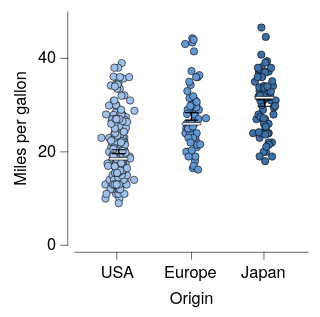

Here is the Vega-Lite specification saved for this chart:
### Vega-Lite specification from a JSON file in a GitHub repository (floating-point values rounded to 4 significant figures; data arrays with more than 128 entries replaced by an {"elided": "..."} marker saying what was removed)
{"background": "white", "config": {"arc": {"fill": "black", "fillOpacity": 1.0, "innerRadius": 25.0, "padAngle": 0.03, "stroke": "black", "strokeOpacity": 1, "strokeWidth": 0.25}, "area": {"fill": "black", "fillOpacity": 1.0, "stroke": "black", "strokeOpacity": 1, "strokeWidth": 0.25}, "axis": {"domain": true, "domainCap": "round", "domainColor": "black", "domainWidth": 0.25, "grid": false, "gridCap": "round", "gridColor": "#F1F1F1", "gridDash": [0, 0], "gridOpacity": 1.0, "gridWidth": 0.25, "labelColor": "black", "labelFont": "HelveticaNeue", "labelFontSize": 7, "labelFontStyle": "normal", "labelFontWeight": 400, "offset": 3, "ticks": true, "tickCap": "round", "tickColor": "black", "tickSize": 3, "tickWidth": 0.25, "titleColor": "black", "titleFont": "HelveticaNeue", "titleFontSize": 7, "titleFontStyle": "normal", "titleFontWeight": 400}, "axisX": {"domain": true, "labelAlign": "center", "labelAngle": 0, "labels": true, "ticks": true, "translate": 0}, "axisY": {"domain": true, "labelAlign": "right", "labelAngle": 0, "labels": true, "ticks": true, "translate": 0}, "axisRight": {"domain": true, "labelAlign": "left", "labelAngle": 0, "labels": true, "ticks": true, "translate": 0}, "axisTop": {"domain": true, "labelAlign": "center", "labelAngle": 0, "labels": true, "ticks": true, "translate": 0}, "bar": {"fill": "black", "fillOpacity": 1.0, "stroke": "black", "strokeOpacity": 1, "strokeWidth": 0.25}, "boxplot": {"size": 8.0, "ticks": {"cornerRadius": 0.25, "fill": "black", "size": 6.0, "thickness": 0.25}, "box": {"fillOpacity": 1.0, "stroke": "black", "strokeOpacity": 1, "strokeWidth": 0.25}, "median": {"fill": "white", "fillOpacity": 1.0, "size": 8.0, "stroke": "black", "strokeOpacity": 1, "strokeWidth": 0.25}, "rule": {"fill": "black", "fillOpacity": 1.0, "size": 10.0, "stroke": "black", "strokeDash": [0, 0], "strokeOpacity": 1, "strokeWidth": 0.25}, "outliers": {"color": "black", "fill": "black", "fillOpacity": 1.0, "size": 0, "stroke": "black", "strokeOpacity": 1, "strokeWidth": 0.25}}, "circle": {"fill": "white", "fillOpacity": 1.0, "size": 2.5, "stroke": "black", "strokeOpacity": 1, "strokeWidth": 0.25}, "errorband": {"band": {"fillOpacity": 0.6, "stroke": null, "strokeWidth": 0.25, "strokeOpacity": 1}, "borders": {"opacity": 0, "strokeOpacity": 0.25, "strokeWidth": 1}}, "errorbar": {"opacity": 1, "rule": {"strokeDash": [0, 0], "strokeWidth": 0.5}, "ticks": {"color": "black", "cornerRadius": 0.25, "opacity": 1, "size": 6.0, "thickness": 0.5}, "thickness": 0.5}, "font": "HelveticaNeue", "geoshape": {"fill": "black", "fillOpacity": 1.0, "stroke": "black", "strokeOpacity": 1, "strokeWidth": 0.25}, "header": {"labelColor": "black", "labelFont": "HelveticaNeue", "labelFontSize": 7, "labelFontStyle": "normal", "labelFontWeight": 400, "titleColor": "black", "titleFont": "HelveticaNeue", "titleFontSize": 7, "titleFontStyle": "normal", "titleFontWeight": 400, "titlePadding": 0}, "legend": {"disable": false, "offset": 3, "gradientLength": 50.0, "gradientThickness": 5.0, "gradientOpacity": 1.0, "gradientStrokeColor": "black", "gradientStrokeWidth": 0.25, "labelColor": "black", "labelFont": "HelveticaNeue", "labelFontSize": 7, "labelFontStyle": "normal", "labelFontWeight": 400, "strokeColor": "black", "strokeWidth": 0, "symbolSize": 42, "symbolStrokeColor": "black", "symbolStrokeWidth": 0.25, "titleColor": "black", "titleFont": "HelveticaNeue", "titleFontSize": 7, "titleFontStyle": "normal", "titleFontWeight": 400}, "line": {"color": "black", "stroke": "black", "strokeCap": "round", "strokeDash": [0, 0], "strokeOpacity": 1, "strokeWidth": 0.375}, "point": {"filled": true, "fill": "black", "fillOpacity": 1.0, "size": 5.0, "stroke": "black", "strokeOpacity": 1, "strokeWidth": 0.25}, "range": {"category": {"scheme": ["#DFE9F7", "#ADC8EC", "#7AA8E0", "#4D87CA", "#386898", "#264A69"]}, "diverging": {"scheme": ["#BC4A5A", "#C96872", "#D4858B", "#DFA1A5", "#E8BDBF", "#F0DADA", "#F6F6F6", "#D7E0EB", "#B9CBE0", "#9BB6D5", "#7DA1C9", "#5F8CBD", "#4177B1"]}, "heatmap": {"scheme": ["#DFE9F7", "#C6D9F1", "#ADC8EC", "#94B8E6", "#7AA8E0", "#6097DA", "#4D87CA", "#4177B1", "#386898", "#2F597F", "#264A69", "#1D3A58"]}, "ordinal": {"scheme": ["#DFE9F7", "#C6D9F1", "#ADC8EC", "#94B8E6", "#7AA8E0", "#6097DA", "#4D87CA", "#4177B1", "#386898", "#2F597F", "#264A69", "#1D3A58"]}, "ramp": {"scheme": ["#DFE9F7", "#C6D9F1", "#ADC8EC", "#94B8E6", "#7AA8E0", "#6097DA", "#4D87CA", "#4177B1", "#386898", "#2F597F", "#264A69", "#1D3A58"]}}, "rule": {"color": "black", "stroke": "black", "strokeCap": "round", "strokeDash": [2, 2], "strokeOpacity": 1, "strokeWidth": 0.25}, "scale": {"bandPaddingInner": 0.1, "bandPaddingOuter": 0.1, "round": false}, "rect": {"fill": "black", "fillOpacity": 1.0, "stroke": "black", "strokeOpacity": 1, "strokeWidth": 0.25}, "square": {"fill": "black", "fillOpacity": 1.0, "size": 10.0, "stroke": "black", "strokeOpacity": 1, "strokeWidth": 0.25}, "text": {"color": "black", "font": "HelveticaNeue", "fontSize": 7, "fontStyle": "normal", "fontWeight": 400}, "title": {"anchor": "middle", "frame": "group", "color": "black", "font": "HelveticaNeue", "fontSize": 7, "fontStyle": "normal", "fontWeight": 400, "subtitleColor": "black", "subtitleFont": "HelveticaNeue", "subtitleFontSize": "HelveticaNeue", "subtitleFontStyle": "normal", "subtitleFontWeight": 400}, "view": {"continuousWidth": 100, "continuousHeight": 100, "discreteWidth": 100, "discreteHeight": 100, "fill": null, "stroke": null, "strokeWidth": 0.25}}, "layer": [{"data": {"name": "data-935eb22f7559d5aa3d079daff97b9735"}, "mark": {"type": "circle", "opacity": 1.0, "size": 10.0}, "encoding": {"color": {"field": "Origin", "legend": null, "sort": ["USA", "Europe", "Japan"], "title": null, "type": "nominal"}, "x": {"axis": {}, "field": "Origin", "sort": ["USA", "Europe", "Japan"], "title": "Origin", "type": "nominal"}, "xOffset": {"field": "jitter_x", "scale": {"domain": [-7.33, 7.33], "range": [5.17, 19.83]}, "type": "quantitative"}, "y": {"field": "Miles_per_Gallon", "title": "Miles per gallon", "type": "quantitative"}}}, {"data": {"name": "data-34499c2a807c807dcbaf8b91d3d9c103"}, "mark": {"type": "errorbar"}, "encoding": {"x": {"axis": {}, "field": "Origin", "sort": ["USA", "Europe", "Japan"], "title": "Origin", "type": "nominal"}, "y": {"field": "__mean", "title": "Miles per gallon", "type": "quantitative"}, "yError": {"field": "__error"}}}, {"data": {"name": "data-935eb22f7559d5aa3d079daff97b9735"}, "mark": {"type": "boxplot", "box": {"fillOpacity": 0, "strokeOpacity": 0}, "outliers": {"opacity": 0}, "rule": {"strokeOpacity": 0}, "ticks": false}, "encoding": {"x": {"axis": {}, "field": "Origin", "sort": ["USA", "Europe", "Japan"], "title": "Origin", "type": "nominal"}, "y": {"field": "Miles_per_Gallon", "title": "Miles per gallon", "type": "quantitative"}}}], "$schema": "https://vega.github.io/schema/vega-lite/v6.4.1.json", "datasets": {"data-935eb22f7559d5aa3d079daff97b9735": {"elided": "392 records"}, "data-34499c2a807c807dcbaf8b91d3d9c103": [{"Origin": "Japan", "__mean": 30.45, "__error": 0.6852, "__dysonsphere__": 1}, {"Origin": "USA", "__mean": 20.03, "__error": 0.4115, "__dysonsphere__": 1}, {"Origin": "Europe", "__mean": 27.6, "__error": 0.798, "__dysonsphere__": 1}]}}
